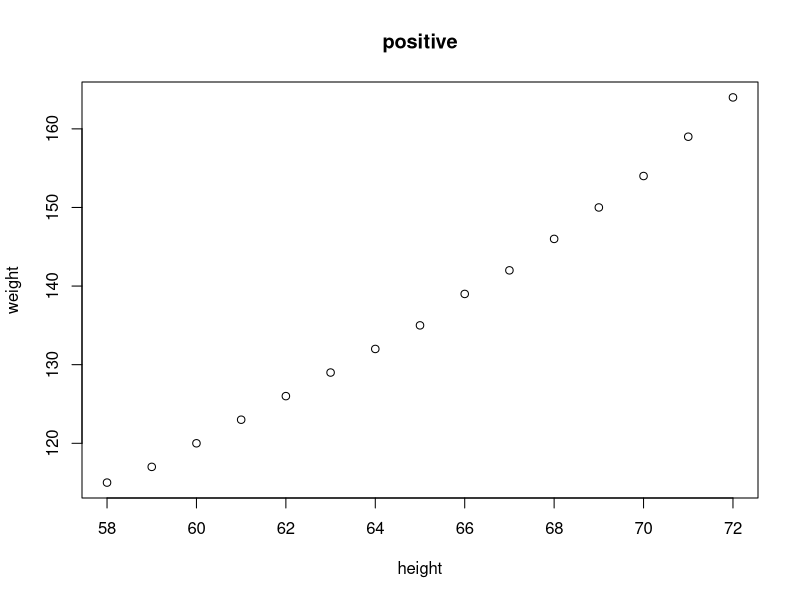
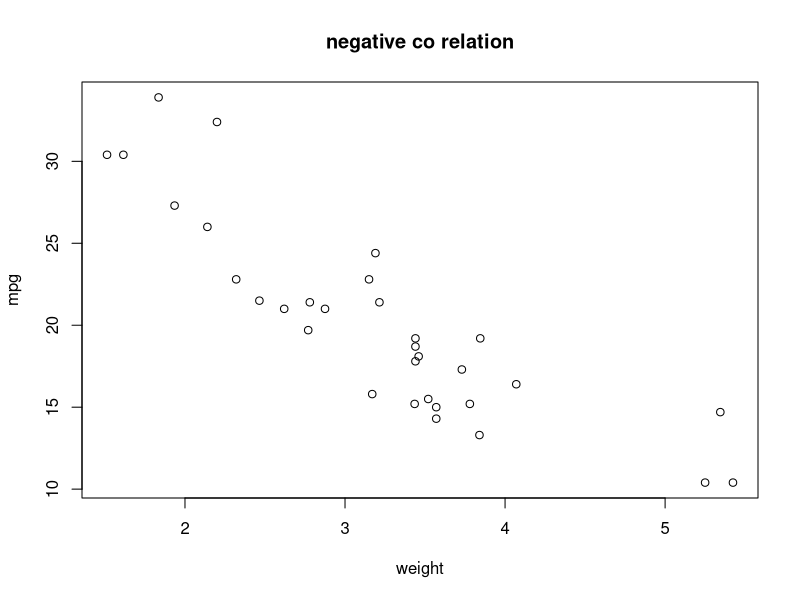

Source code (R) for these figures, in order:
print(women)
x=women$height
y=women$weight
mean(x)
mean(y)
cov(x,y)
cov(x,y)
print(cov(x,y, method = "pearson"))
plot(x,y,main="positive",xlab="height",ylab="weight")



print(mtcars)
x=mtcars$wt
y=mtcars$mpg 
mean(x)
mean(y)
cov(x,y)
cov(x,y)
print(cov(x,y, method = "pearson"))
plot(x,y,main="negative co relation",xlab="weight",ylab="mpg")
